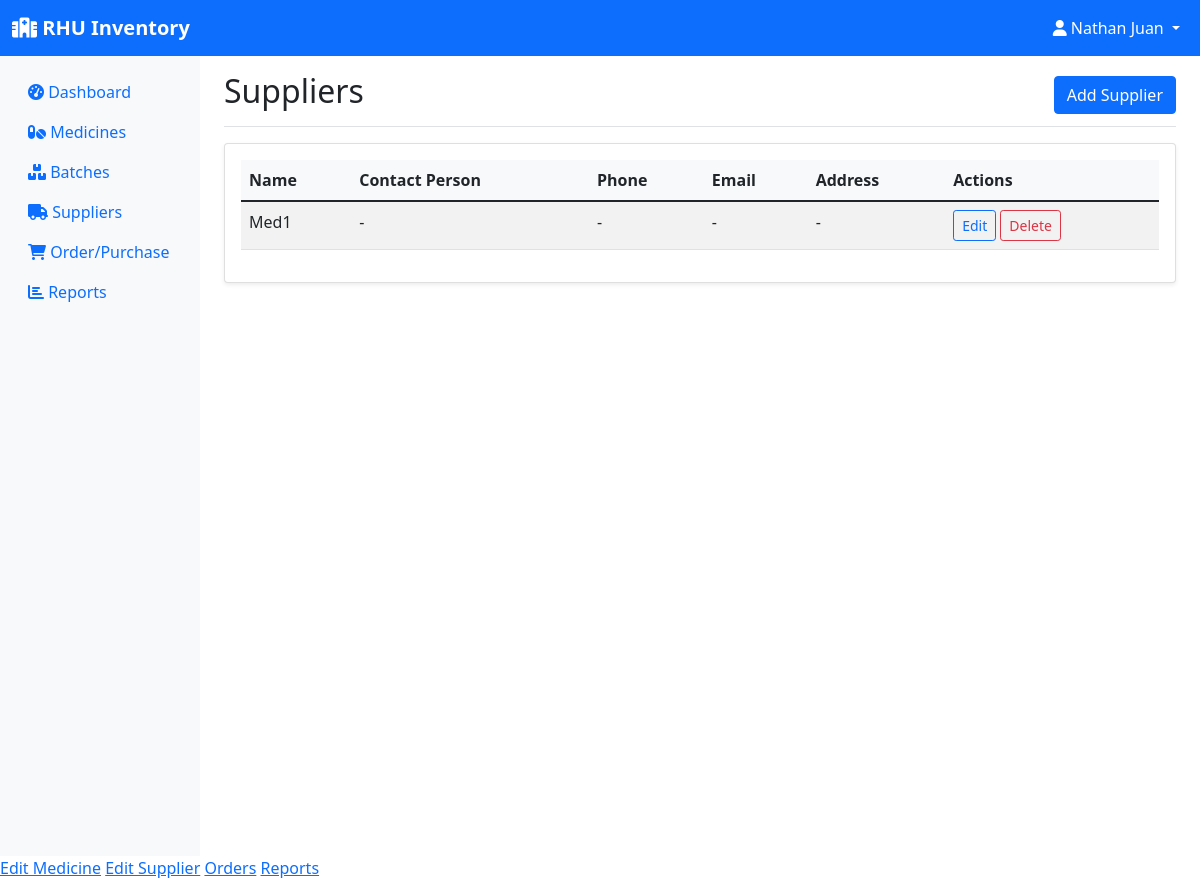
/suppliers (signed in), run on an earlier commit of the app's database.
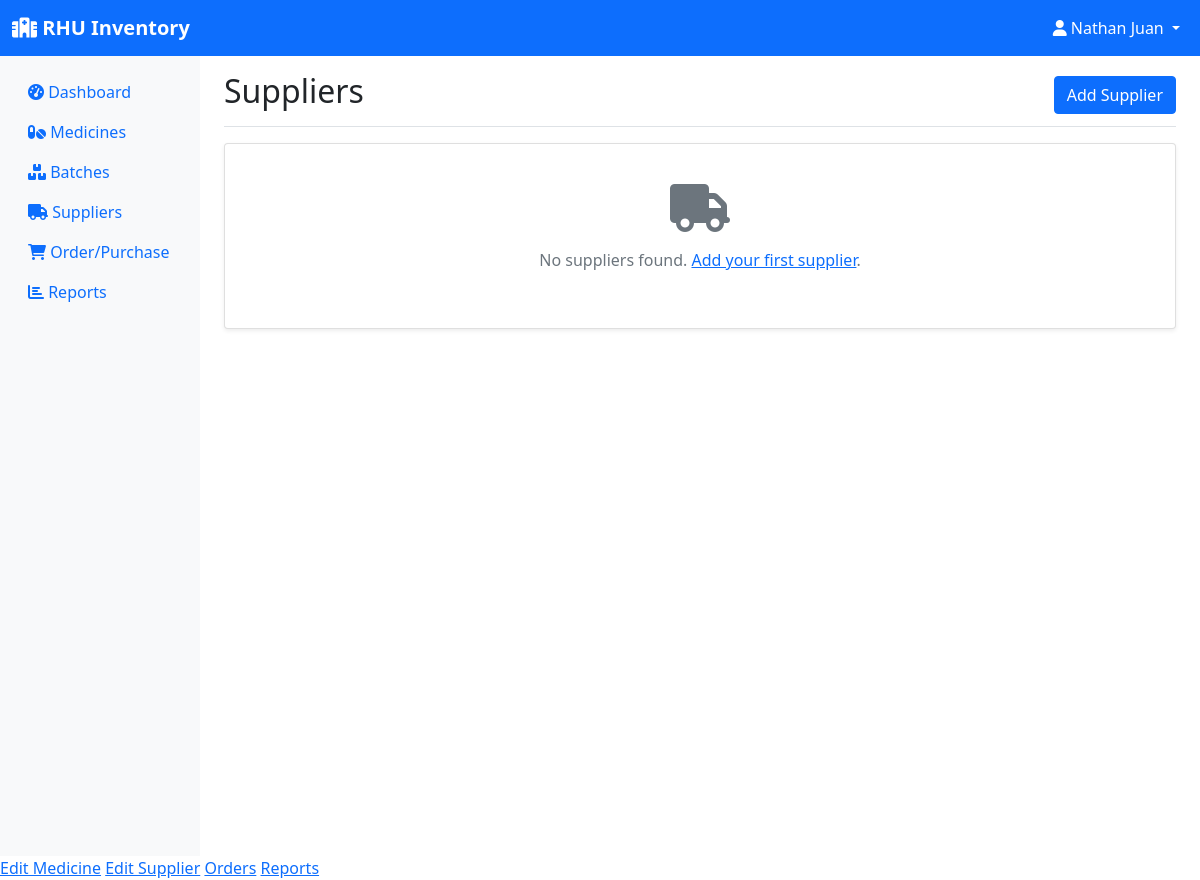
And on a later commit of the database.
### models.py (models this page shows, shortened)
class Supplier(db.Model):
    id = db.Column(db.Integer, primary_key=True)
    name = db.Column(db.String(100), nullable=False)
    contact_person = db.Column(db.String(100))
    phone = db.Column(db.String(20))
    email = db.Column(db.String(120))
    address = db.Column(db.String(200))
    created_at = db.Column(db.DateTime, default=datetime.utcnow)
    medicines = db.relationship('Medicine', backref='supplier', lazy=True)
    orders = db.relationship('Order', backref='supplier', lazy=True)

### app.py (the view)
@app.route('/suppliers')
@login_required
def suppliers():
    suppliers = Supplier.query.all()
    return render_template('suppliers.html', suppliers=suppliers)

### app.py (called while the page is built)
@login_manager.user_loader
def load_user(user_id):
    return User.query.get(int(user_id))

### templates/suppliers.html (shortened to what this page needs)
{% extends "base.html" %}
{% block content %}
<div class="d-flex justify-content-between flex-wrap flex-md-nowrap align-items-center pt-3 pb-2 mb-3 border-bottom">
    <h1 class="h2">Suppliers</h1>
    {% if current_user.role != 'employee' %}
    <a href="{{ url_for('add_supplier') }}" class="btn btn-primary">
        Add Supplier
    </a>
    {% endif %}
</div>
<div class="card">
    <div class="card-body">
        {% if suppliers %}
        <div class="table-responsive">
            <table class="table table-striped">
                <thead>
                    <tr>
                        <th>Name</th>
                        <th>Contact Person</th>
                        <th>Phone</th>
                        <th>Email</th>
                        <th>Address</th>
                        <th>Actions</th>
                    </tr>
                </thead>
                <tbody>
                    {% for supplier in suppliers %}
                    <tr>
                        <td>{{ supplier.name }}</td>
                        <td>{{ supplier.contact_person or '-' }}</td>
                        <td>{{ supplier.phone or '-' }}</td>
                        <td>{{ supplier.email or '-' }}</td>
                        <td>{{ supplier.address or '-' }}</td>
                        <td>
                            {% if current_user.role != 'employee' %}
                            <a href="{{ url_for('edit_supplier', id=supplier.id) }}" class="btn btn-sm btn-outline-primary">
                                Edit
                            </a>
                            {% endif %}
                            <form method="POST" action="{{ url_for('delete_supplier', id=supplier.id) }}" class="d-inline"
                                  onsubmit="return confirm('Are you sure you want to delete this supplier?');">
                                {% if current_user.role == 'admin' %}
                                    <button type="submit" class="btn btn-sm btn-outline-danger">Delete</button>
                                {% endif %}
                            </form>
                        </td>
                    </tr>
                    {% endfor %}
                </tbody>
            </table>
        </div>
        {% else %}
        <div class="text-center py-4">
            <i class="fas fa-truck fa-3x text-muted mb-3"></i>
            <p class="text-muted">No suppliers found. <a href="{{ url_for('add_supplier') }}">Add your first supplier</a>.</p>
        </div>
        {% endif %}
    </div>
</div>
{% endblock %}

What changed in the data, as far as the page shows it:
removed Supplier: name "Med1", contact_person "-", phone "-", email "-", address "-"
Also different on the page:
text no longer shown: "Name Contact Person Phone Email Address Actions"
text now shown: "No suppliers found. Add your first supplier ."
